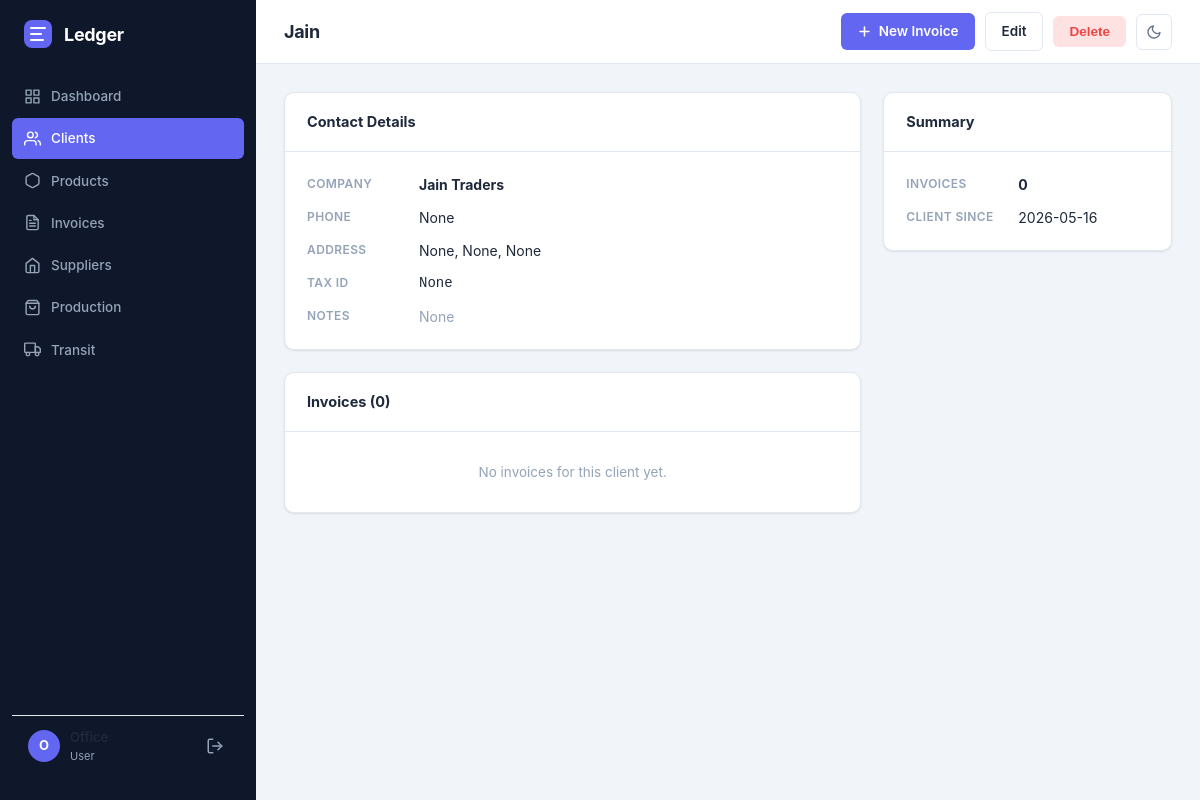
The page /clients/1 (signed in) on the database its author committed.
### tables this page shows
CREATE TABLE users (
            id            INTEGER PRIMARY KEY AUTOINCREMENT,
            name          TEXT NOT NULL,
            email         TEXT UNIQUE NOT NULL,
            password_hash TEXT NOT NULL,
            role          TEXT DEFAULT 'user',
            is_active     INTEGER DEFAULT 1,
            created_at    TIMESTAMP DEFAULT CURRENT_TIMESTAMP
        );

CREATE TABLE clients (
            id              INTEGER PRIMARY KEY AUTOINCREMENT,
            name            TEXT NOT NULL,
            company         TEXT,
            email           TEXT,
            phone           TEXT,
            address         TEXT,
            city            TEXT,
            country         TEXT,
            tax_id          TEXT,
            notes           TEXT,
            opening_balance REAL DEFAULT 0,
            created_at      TIMESTAMP DEFAULT CURRENT_TIMESTAMP,
            updated_at      TIMESTAMP DEFAULT CURRENT_TIMESTAMP
        , payment_terms INTEGER DEFAULT 0);

### app/routes/clients.py (the view)
@bp.route("/<int:client_id>")
@login_required
@permission_required("clients", "view")
def detail(client_id):
    client = client_service.get_client(client_id)
    if not client:
        flash("Client not found.", "error")
        return redirect(url_for("clients.list_clients"))
    invoices = client_service.get_client_invoices(client_id)
    can_financials = current_user.has_permission("clients", "financials")
    balance = client_service.get_client_balance(client_id) if can_financials else None
    return render_template("clients/detail.html", client=client, invoices=invoices,
                           balance=balance, can_financials=can_financials)

### app/database.py (called while the page is built)
def get_db(app=None):
    from flask import current_app
    _app = app or current_app
    if "db" not in g:
        g.db = sqlite3.connect(_app.config["DATABASE"])
        g.db.row_factory = sqlite3.Row
        g.db.execute("PRAGMA foreign_keys = ON")
    return g.db

### app/services/auth_service.py (called while the page is built)
def load_user(user_id):
    row = get_db().execute("SELECT * FROM users WHERE id=?", (user_id,)).fetchone()
    return User(row) if row else None

def permission_required(module, action):
    def decorator(f):
        @wraps(f)
        def wrapped(*args, **kwargs):
            if not current_user.is_authenticated:
                return redirect(url_for("auth.login"))
            if not current_user.has_permission(module, action):
                flash("You don't have permission to do that.", "error")
                abort(403)
            return f(*args, **kwargs)
        return wrapped
    return decorator

    @property
    def is_active(self):
        return self._is_active

    def is_god(self):
        return self.role == "god"

    def has_permission(self, module, action):
        if self.is_god():
            return True
        db = get_db()
        row = db.execute(
            "SELECT * FROM user_permissions WHERE user_id=? AND module=?",
            (self.id, module),
        ).fetchone()
        if not row:
            return False
        try:
            return bool(row[f"can_{action}"])
        except IndexError:
            return False

### app/services/client_service.py (called while the page is built)
def get_client(client_id):
    return get_db().execute(
        "SELECT * FROM clients WHERE id = ?", (client_id,)
    ).fetchone()

def get_client_invoices(client_id):
    return get_db().execute(
        "SELECT * FROM invoices WHERE client_id = ? ORDER BY created_at DESC",
        (client_id,),
    ).fetchall()

### app/templates/clients/detail.html (shortened to what this page needs)
{% extends "base.html" %}
{% block page_title %}{{ client.name }}{% endblock %}
{% block topbar_actions %}
  <a href="{{ url_for('invoices.new_invoice') }}?client_id={{ client.id }}" class="btn btn-primary">
    <svg viewBox="0 0 24 24" fill="none" stroke="currentColor" stroke-width="2.5" stroke-linecap="round" stroke-linejoin="round"><line x1="12" y1="5" x2="12" y2="19"/><line x1="5" y1="12" x2="19" y2="12"/></svg>
    New Invoice
  </a>
  <a href="{{ url_for('clients.edit_client', client_id=client.id) }}" class="btn btn-secondary">Edit</a>
  <form class="confirm-inline" method="post" action="{{ url_for('clients.delete_client', client_id=client.id) }}" onsubmit="return confirm('Delete this client?')">
    <button class="btn btn-danger">Delete</button>
  </form>
{% endblock %}
{% block content %}
<div class="detail-grid">
  <div style="display:flex;flex-direction:column;gap:22px">
    <div class="card">
      <div class="card-header"><span class="card-title">Contact Details</span></div>
      <div class="card-body">
        <div class="info-list">
          {% if client.company %}<div class="info-row"><span class="info-label">Company</span><span class="info-value fw-700">{{ client.company }}</span></div>{% endif %}
          {% if client.phone %}<div class="info-row"><span class="info-label">Phone</span><span class="info-value">{{ client.phone }}</span></div>{% endif %}
          {% if client.address or client.city %}<div class="info-row"><span class="info-label">Address</span><span class="info-value">{{ [client.address, client.city, client.country]|select|join(', ') }}</span></div>{% endif %}
          {% if client.tax_id %}<div class="info-row"><span class="info-label">Tax ID</span><span class="info-value font-mono">{{ client.tax_id }}</span></div>{% endif %}
          {% if client.notes %}<div class="info-row"><span class="info-label">Notes</span><span class="info-value text-muted">{{ client.notes }}</span></div>{% endif %}
        </div>
      </div>
    </div>
    <div class="card">
      <div class="card-header"><span class="card-title">Invoices ({{ invoices|length }})</span></div>
      {% if invoices %}
      <div class="table-wrap">
        <table>
          <thead>
            <tr>
              <th>Invoice</th>
              <th>Date</th>
              <th>Due</th>
              <th>Total</th>
              {% if can_financials %}<th>Paid</th><th>Status</th>{% endif %}
              <th></th>
            </tr>
          </thead>
          <tbody>
            {% for inv in invoices %}
            {% if can_financials %}
              {% set _paid = inv.status == 'paid' or inv.amount_paid >= inv.total and inv.total > 0 %}
              {% set _overdue = inv.due_date and inv.due_date < today and inv.status not in ('paid','cancelled') %}
              {% set _pct_unpaid = ((inv.total - inv.amount_paid) / inv.total) if inv.total > 0 else 0 %}
              {% if inv.status == 'cancelled' %}{% set _rc = '' %}
              {% elif _paid %}{% set _rc = 'var(--success)' %}
              {% elif _overdue %}{% set _rc = '#b91c1c' %}
              {% elif _pct_unpaid > 0.5 %}{% set _rc = 'var(--danger)' %}
              {% else %}{% set _rc = 'var(--warning)' %}{% endif %}
            {% else %}
              {% set _rc = '' %}
            {% endif %}
            <tr{% if _rc %} style="border-left:4px solid {{ _rc }}"{% endif %}>
              <td><a href="{{ url_for('invoices.detail', invoice_id=inv.id) }}" style="font-weight:600;color:var(--accent);text-decoration:none">{{ inv.invoice_number }}</a></td>
              <td class="muted">{{ inv.issue_date }}</td>
              <td class="muted">{{ inv.due_date or '—' }}</td>
              <td class="fw-700">{{ inv.total|inr }}</td>
              {% if can_financials %}
              <td>{{ inv.amount_paid|inr }}</td>
              <td><span class="badge badge-{{ inv.status }}">{{ inv.status }}</span></td>
              {% endif %}
              <td><a href="{{ url_for('invoices.detail', invoice_id=inv.id) }}" class="btn btn-ghost btn-sm">View</a></td>
            </tr>
            {% endfor %}
          </tbody>
        </table>
      </div>
      {% else %}
      <div class="empty-state" style="padding:30px">
        <p>No invoices for this client yet.</p>
      </div>
      {% endif %}
    </div>
  </div>
  <div style="display:flex;flex-direction:column;gap:22px">
    <div class="card">
      <div class="card-header"><span class="card-title">Summary</span></div>
      <div class="card-body">
        <div class="info-list">
          <div class="info-row"><span class="info-label">Invoices</span><span class="info-value fw-700">{{ invoices|length }}</span></div>
          <div class="info-row"><span class="info-label">Client since</span><span class="info-value muted">{{ client.created_at[:10] }}</span></div>
        </div>
      </div>
    </div>
  </div>
</div>
{% endblock %}

### app/templates/base.html (shortened to what this page needs)
<!DOCTYPE html>
<html lang="en">
<head>
  <link rel="stylesheet" href="{{ url_for('static', filename='css/main.css') }}" />
</head>
<body>
<aside class="sidebar">
  <div class="sidebar-brand">
    <svg width="28" height="28" viewBox="0 0 28 28" fill="none">
      <rect width="28" height="28" rx="8" fill="#6366F1"/>
      <path d="M7 8h14M7 14h10M7 20h12" stroke="#fff" stroke-width="2" stroke-linecap="round"/>
    </svg>
    <span>Ledger</span>
  </div>
  <nav class="sidebar-nav">
    <a href="{{ url_for('dashboard.index') }}" class="nav-item {% if request.endpoint == 'dashboard.index' %}active{% endif %}">
      <svg viewBox="0 0 24 24" fill="none" stroke="currentColor" stroke-width="2" stroke-linecap="round" stroke-linejoin="round">
        <rect x="3" y="3" width="7" height="7"/><rect x="14" y="3" width="7" height="7"/>
        <rect x="14" y="14" width="7" height="7"/><rect x="3" y="14" width="7" height="7"/>
      </svg>
      Dashboard
    </a>
    {% if current_user.has_permission('clients', 'view') %}
    <a href="{{ url_for('clients.list_clients') }}" class="nav-item {% if 'clients' in request.endpoint %}active{% endif %}">
      <svg viewBox="0 0 24 24" fill="none" stroke="currentColor" stroke-width="2" stroke-linecap="round" stroke-linejoin="round">
        <path d="M17 21v-2a4 4 0 0 0-4-4H5a4 4 0 0 0-4 4v2"/>
        <circle cx="9" cy="7" r="4"/>
        <path d="M23 21v-2a4 4 0 0 0-3-3.87M16 3.13a4 4 0 0 1 0 7.75"/>
      </svg>
      Clients
    </a>
    {% endif %}
    {% if current_user.has_permission('products', 'view') %}
    <a href="{{ url_for('products.list_products') }}" class="nav-item {% if 'products' in request.endpoint %}active{% endif %}">
      <svg viewBox="0 0 24 24" fill="none" stroke="currentColor" stroke-width="2" stroke-linecap="round" stroke-linejoin="round">
        <path d="M21 16V8a2 2 0 0 0-1-1.73l-7-4a2 2 0 0 0-2 0l-7 4A2 2 0 0 0 3 8v8a2 2 0 0 0 1 1.73l7 4a2 2 0 0 0 2 0l7-4A2 2 0 0 0 21 16z"/>
      </svg>
      Products
    </a>
    {% endif %}
    {% if current_user.has_permission('invoices', 'view') %}
    <a href="{{ url_for('invoices.list_invoices') }}" class="nav-item {% if 'invoices' in request.endpoint %}active{% endif %}">
      Invoices
    </a>
    {% endif %}
    {% if current_user.has_permission('suppliers', 'view') %}
    <a href="{{ url_for('suppliers.list_suppliers') }}" class="nav-item {% if 'suppliers' in request.endpoint %}active{% endif %}">
      <svg viewBox="0 0 24 24" fill="none" stroke="currentColor" stroke-width="2" stroke-linecap="round" stroke-linejoin="round">
        <path d="M3 9l9-7 9 7v11a2 2 0 0 1-2 2H5a2 2 0 0 1-2-2z"/>
        <polyline points="9,22 9,12 15,12 15,22"/>
      </svg>
      Suppliers
    </a>
    {% endif %}
    {% if current_user.has_permission('production', 'view') %}
    <a href="{{ url_for('production.list_production') }}" class="nav-item {% if 'production' in request.endpoint %}active{% endif %}">
      <svg viewBox="0 0 24 24" fill="none" stroke="currentColor" stroke-width="2" stroke-linecap="round" stroke-linejoin="round">
        <path d="M6 2L3 6v14a2 2 0 0 0 2 2h14a2 2 0 0 0 2-2V6l-3-4z"/>
        <line x1="3" y1="6" x2="21" y2="6"/>
        <path d="M16 10a4 4 0 0 1-8 0"/>
      </svg>
      Production
    </a>
    {% endif %}
    {% if current_user.has_permission('transit', 'view') %}
    <a href="{{ url_for('transit.list_transit') }}" class="nav-item {% if 'transit' in request.endpoint %}active{% endif %}">
      <svg viewBox="0 0 24 24" fill="none" stroke="currentColor" stroke-width="2" stroke-linecap="round" stroke-linejoin="round">
        <rect x="1" y="3" width="15" height="13" rx="1"/>
        <path d="M16 8h4l3 3v5h-7V8z"/>
        <circle cx="5.5" cy="18.5" r="2.5"/>
        <circle cx="18.5" cy="18.5" r="2.5"/>
      </svg>
      Transit
    </a>
    {% endif %}
  </nav>
  <div style="padding:12px 16px;border-top:1px solid var(--border);margin-top:auto">
    <div style="display:flex;align-items:center;gap:10px">
      <div style="width:32px;height:32px;border-radius:50%;background:var(--accent);display:flex;align-items:center;justify-content:center;font-weight:700;font-size:13px;color:#fff;flex-shrink:0">
        {{ current_user.name[0].upper() if current_user.name else '?' }}
      </div>
      <div style="flex:1;min-width:0">
        <div style="font-size:13px;font-weight:600;white-space:nowrap;overflow:hidden;text-overflow:ellipsis">{{ current_user.name }}</div>
        <div style="font-size:11px;color:var(--text-muted)">{% if current_user.is_god() %}⚡ God{% else %}User{% endif %}</div>
      </div>
      <form method="post" action="{{ url_for('auth.logout') }}" style="flex-shrink:0">
        <button type="submit" title="Sign out" style="background:none;border:none;cursor:pointer;color:var(--text-muted);padding:4px;display:flex;align-items:center" onmouseover="this.style.color='var(--danger)'" onmouseout="this.style.color='var(--text-muted)'">
          <svg viewBox="0 0 24 24" fill="none" stroke="currentColor" stroke-width="2" stroke-linecap="round" stroke-linejoin="round" width="18" height="18">
            <path d="M9 21H5a2 2 0 0 1-2-2V5a2 2 0 0 1 2-2h4"/>
            <polyline points="16,17 21,12 16,7"/>
            <line x1="21" y1="12" x2="9" y2="12"/>
          </svg>
        </button>
      </form>
    </div>
  </div>
</aside>
<main class="main">
  <header class="topbar">
    <h1 class="page-title">{% block page_title %}{% endblock %}</h1>
    <div class="topbar-actions">
      {% block topbar_actions %}{% endblock %}
      <button class="dark-toggle" onclick="toggleDark()" title="Toggle dark mode" aria-label="Toggle dark mode">
        <svg class="icon-moon" viewBox="0 0 24 24" fill="none" stroke="currentColor" stroke-width="2" stroke-linecap="round" stroke-linejoin="round">
          <path d="M21 12.79A9 9 0 1 1 11.21 3 7 7 0 0 0 21 12.79z"/>
        </svg>
      </button>
    </div>
  </header>
  <div class="content">
    {% block content %}{% endblock %}
  </div>
</main>
</body>
</html>

### rows shown on the page
users: name "O"
clients: name "Jain", company "Jain Traders", phone "None", address+city+country "None, None, None", tax_id "None", notes "None", created_at "2026-05-16"

### other values the page prints
{{ invoices|length }} "0"
